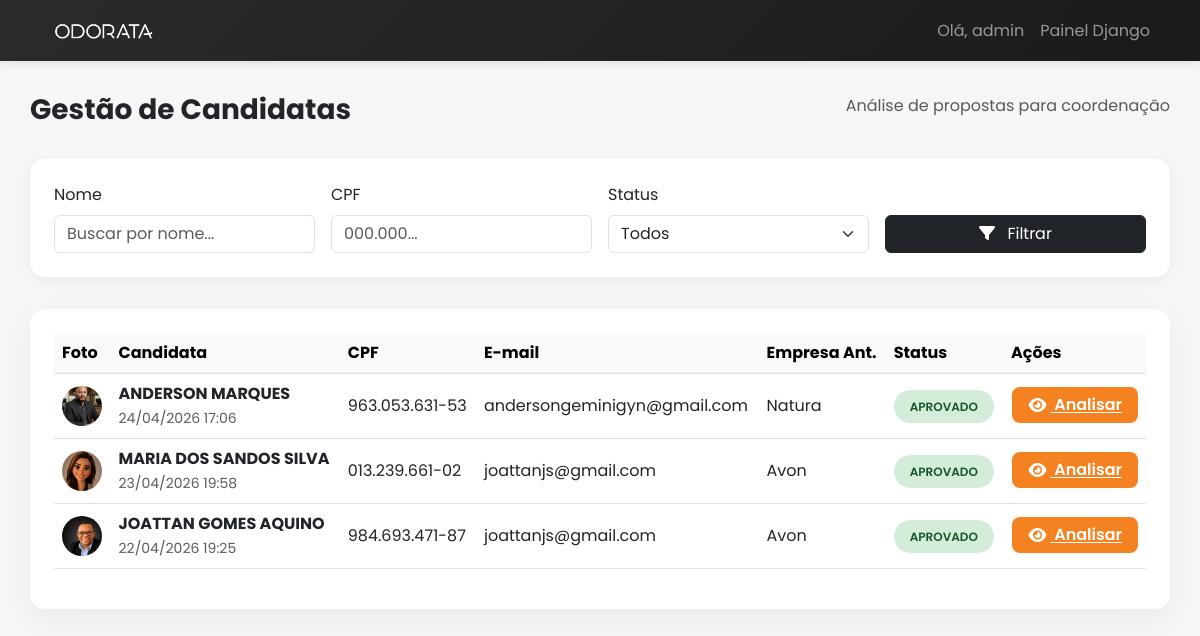
Before: /coordenadoras/admin/listagem/ (signed in) with the older database file.
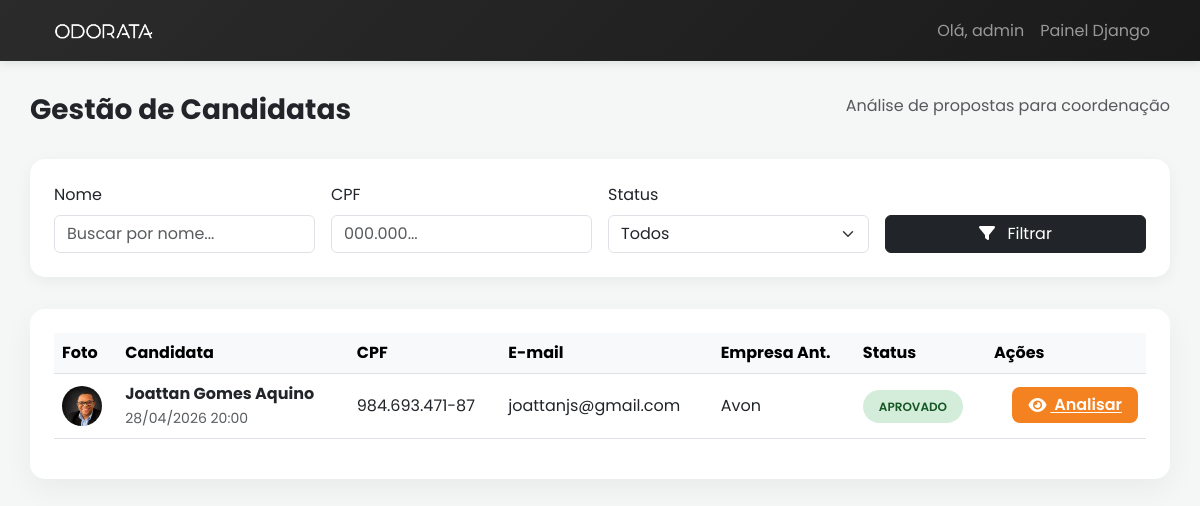
After: the same page with the newer database file.
### coordenadoras/models.py (models this page shows, shortened)
class CandidataCoordenadora(models.Model):
    STATUS_CHOICES = [
        ('PENDENTE', 'Pendente de Aprovação'),
        ('AJUSTE', 'Aguardando Ajuste'),
        ('APROVADO', 'Aprovado'),
        ('REPROVADO', 'Reprovado'),
    ]
    EMPRESA_CHOICES = [
        ('AVON', 'Avon'),
        ('NATURA', 'Natura'),
        ('BOTICARIO', 'O Boticário'),
        ('JEQUITI', 'Jequiti'),
        ('OUTRAS', 'Outras'),
    ]
    cpf = models.CharField('CPF', max_length=14, unique=True)
    cod_protheus = models.CharField('Código Protheus', max_length=50, blank=True, null=True, unique=True)
    nome_completo = models.CharField('Nome Completo', max_length=255)
    email = models.EmailField('E-mail', max_length=255, default="")
    foto = models.ImageField('Foto (Opcional)', upload_to='fotos/candidatas/', blank=True, null=True)
    cep = models.CharField('CEP', max_length=9)
    rua = models.CharField('Rua', max_length=255)
    numero = models.CharField('Número', max_length=20)
    complemento = models.CharField('Complemento', max_length=255, blank=True, null=True)
    bairro = models.CharField('Bairro', max_length=100)
    cidade = models.CharField('Cidade', max_length=100)
    estado = models.CharField('Estado', max_length=2)
    empresa_anterior = models.CharField('Empresa Anterior', max_length=50, choices=EMPRESA_CHOICES)
    empresa_outra = models.CharField('Outra Empresa', max_length=100, blank=True, null=True)
    media_ganhos = models.DecimalField('Média de Ganhos', max_digits=10, decimal_places=2)
    quantidade_consultoras = models.PositiveIntegerField('Quantidade de Consultoras')
    documento_rg_cnh = models.FileField('RG ou CNH', upload_to='documentos/rg_cnh/')
    documento_cpf = models.FileField('CPF', upload_to='documentos/cpf/')
    comprovante_endereco = models.FileField('Comprovante de Endereço', upload_to='documentos/endereco/')
    comprovante_ganhos = models.FileField('Comprovante de Ganhos', upload_to='documentos/ganhos/')
    status = models.CharField('Status', max_length=20, choices=STATUS_CHOICES, default='PENDENTE')
    observacao_aprovacao = models.TextField('Observação de Aprovação', blank=True, null=True)
    data_criacao = models.DateTimeField(auto_now_add=True)
    data_atualizacao = models.DateTimeField(auto_now=True)
    class Meta:
        verbose_name = 'Candidata a Coordenadora'
        verbose_name_plural = 'Candidatas a Coordenadoras'
        ordering = ['-data_criacao']

### coordenadoras/views.py (the view)
# urls.py: path('admin/listagem/', views.CandidataListView.as_view(), name='admin_list'),
class CandidataListView(AdminStaffRequiredMixin, ListView):
    model = CandidataCoordenadora
    template_name = 'coordenadoras/admin_list.html'
    context_object_name = 'candidatas'
    paginate_by = 10
    def get_queryset(self):
        queryset = super().get_queryset()
        status = self.request.GET.get('status')
        nome = self.request.GET.get('nome')
        cpf = self.request.GET.get('cpf')
        if status:
            queryset = queryset.filter(status=status)
        if nome:
            queryset = queryset.filter(nome_completo__icontains=nome)
        if cpf:
            queryset = queryset.filter(cpf__contains=cpf)
        return queryset

### coordenadoras/views.py (called while the page is built)
    def test_func(self):
        return self.request.user.is_staff

### coordenadoras/templates/coordenadoras/admin_list.html (shortened to what this page needs)
{% load static %}
<!DOCTYPE html>
<html lang="pt-br">
<head>
    <link rel="stylesheet" href="https://cdnjs.cloudflare.com/ajax/libs/font-awesome/6.0.0/css/all.min.css">
    <link href="https://cdn.jsdelivr.net/npm/bootstrap@5.3.0/dist/css/bootstrap.min.css" rel="stylesheet">
</head>
<body>
    <nav class="navbar navbar-expand-lg navbar-dark">
        <div class="container">
            <a class="navbar-brand" href="{% url 'home' %}">
                <img src="{% static 'core/images/logo_odorata_main.png' %}" alt="Odorata" style="height: 35px; filter: brightness(0) invert(1);">
            </a>
            <div class="collapse navbar-collapse">
                <ul class="navbar-nav ms-auto">
                    <li class="nav-item">
                        <span class="nav-link">Olá, {{ request.user.username }}</span>
                    </li>
                    <li class="nav-item">
                        <a class="nav-link" href="{% url 'admin:index' %}">Painel Django</a>
                    </li>
                </ul>
            </div>
        </div>
    </nav>
    <div class="container dashboard-container">
        <div class="d-flex justify-content-between align-items-center mb-4">
            <h1 class="h3 fw-bold">Gestão de Candidatas</h1>
            <p class="text-muted">Análise de propostas para coordenação</p>
        </div>
        <div class="filter-section">
            <form method="get" class="row g-3">
                <div class="col-md-3">
                    <label class="form-label">Nome</label>
                    <input type="text" name="nome" class="form-control" placeholder="Buscar por nome..." value="{{ request.GET.nome }}">
                </div>
                <div class="col-md-3">
                    <label class="form-label">CPF</label>
                    <input type="text" name="cpf" class="form-control" placeholder="000.000..." value="{{ request.GET.cpf }}">
                </div>
                <div class="col-md-3">
                    <label class="form-label">Status</label>
                    <select name="status" class="form-select">
                        <option value="">Todos</option>
                    </select>
                </div>
                <div class="col-md-3 d-flex align-items-end">
                    <button type="submit" class="btn btn-dark w-100"><i class="fas fa-filter me-2"></i> Filtrar</button>
                </div>
            </form>
        </div>
        <div class="table-container">
            <div class="table-responsive">
                <table class="table table-hover align-middle">
                    <thead class="table-light">
                        <tr>
                            <th>Foto</th>
                            <th>Candidata</th>
                            <th>CPF</th>
                            <th>E-mail</th>
                            <th>Empresa Ant.</th>
                            <th>Status</th>
                            <th>Ações</th>
                        </tr>
                    </thead>
                    <tbody>
                        {% for candidata in candidatas %}
                        <tr>
                            <td>
                                {% if candidata.foto %}
                                <img src="{{ candidata.foto.url }}" alt="Foto" style="width: 40px; height: 40px; border-radius: 50%; object-fit: cover;">
                                {% else %}
                                <div style="width: 40px; height: 40px; border-radius: 50%; background: #eee; display: flex; align-items: center; justify-content: center;">
                                    <i class="fas fa-user text-muted" style="font-size: 0.8rem;"></i>
                                </div>
                                {% endif %}
                            </td>
                            <td>
                                <div class="fw-bold">{{ candidata.nome_completo }}</div>
                                <small class="text-muted">{{ candidata.data_criacao|date:"d/m/Y H:i" }}</small>
                            </td>
                            <td>{{ candidata.cpf }}</td>
                            <td>{{ candidata.email }}</td>
                            <td>{{ candidata.get_empresa_anterior_display }}</td>
                            <td>
                                <span class="status-badge status-{{ candidata.status|lower }}">
                                    {{ candidata.get_status_display }}
                                </span>
                            </td>
                            <td class="text-end">
                                <a href="{% url 'coordenadoras:admin_detail' candidata.pk %}" class="btn-view">
                                    <i class="fas fa-eye me-1"></i> Analisar
                                </a>
                            </td>
                        </tr>
                        {% empty %}
                        <tr>
                            <td colspan="7" class="text-center py-4 text-muted">Nenhuma candidata encontrada.</td>
                        </tr>
                        {% endfor %}
                    </tbody>
                </table>
            </div>
        </div>
    </div>
</body>
</html>

### coordenadoras/templates/coordenadoras/admin_list.html (style rules this page uses)
body { background-color: #f4f7f6; font-family: 'Poppins', sans-serif; }
.navbar { background: linear-gradient(135deg, #2b2b2b 0%, #1a1a1a 100%); box-shadow: 0 2px 10px rgba(0, 0, 0, 0.1); }
.navbar-brand { font-weight: 700; color: #f58220 !important; }
.dashboard-container { padding: 2rem 0; }
.table-container { background: white; border-radius: 15px; padding: 1.5rem; box-shadow: 0 10px 30px rgba(0, 0, 0, 0.05); margin-top: 2rem; }
.status-badge { padding: 0.5rem 1rem; border-radius: 100px; font-size: 0.75rem; font-weight: 600; text-transform: uppercase; }
.status-aprovado { background: #d4edda; color: #155724; }
.filter-section { background: white; border-radius: 15px; padding: 1.5rem; margin-bottom: 2rem; box-shadow: 0 4px 15px rgba(0, 0, 0, 0.05); }
.btn-view { background: #f58220; color: white; border: none; border-radius: 8px; padding: 0.4rem 1rem; font-weight: 600; transition: all 0.3s ease; }

Changed rows visible on the page:
removed CandidataCoordenadora: foto (picture), nome_completo "ANDERSON MARQUES", data_criacao "24/04/2026 17:06", cpf "963.053.631-53", email "andersongeminigyn@gmail.com", empresa_anterior "Natura", status "APROVADO"
removed CandidataCoordenadora: foto (picture), nome_completo "MARIA DOS SANDOS SILVA", data_criacao "23/04/2026 19:58", cpf "013.239.661-02", email "joattanjs@gmail.com", empresa_anterior "Avon", status "APROVADO"
removed CandidataCoordenadora: foto (picture), nome_completo "JOATTAN GOMES AQUINO", data_criacao "22/04/2026 19:25", cpf "984.693.471-87", email "joattanjs@gmail.com", empresa_anterior "Avon", status "APROVADO"
added CandidataCoordenadora: foto (picture), nome_completo "Joattan Gomes Aquino", data_criacao "28/04/2026 20:00", cpf "984.693.471-87", email "joattanjs@gmail.com", empresa_anterior "Avon", status "APROVADO"
